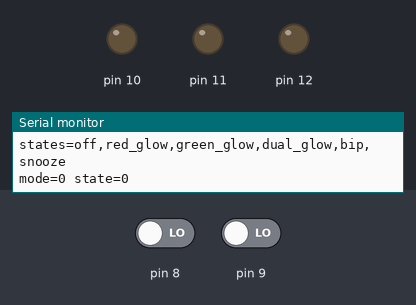
This sketch was run on a simulated Arduino Uno, built with avr-gcc and run on an emulated ATmega328P. Parts: output pins drawn as LEDs (lit = HIGH), the last lines printed to the serial monitor. Dashed ring = blinking. The inputs (shaded band) are chosen by the test bench; at power-on: pin 8 LOW, pin 9 LOW.

Above: at 1.2 s.
1.3 s: pin 8 driven HIGH
At 1.4 s:
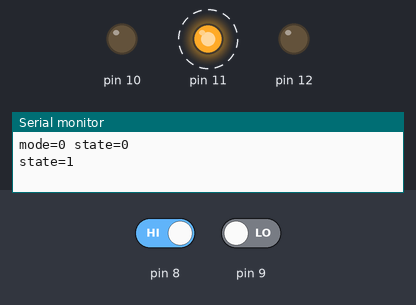
4.3 s: pin 9 driven HIGH
At 5.2 s:
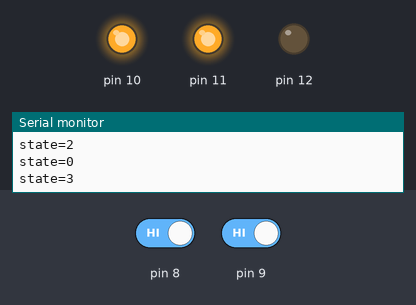
5.8 s: pin 8 driven LOW and pin 9 driven LOW
At 6.9 s:
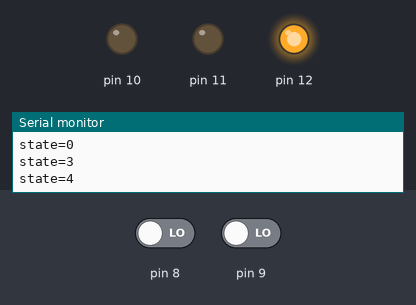
Timing chart, 0 to 9.3 s (numbered marks = the images above; inputs shaded):
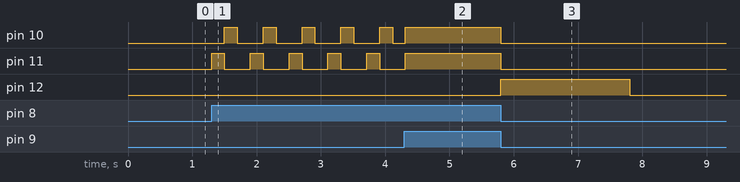

Measured:
- after the input at 1.3 s, pin 10: alternates HIGH for 0.20 s and LOW for 0.40 s, starting after 0.20 s; pin 11: alternates HIGH for 0.20 s and LOW for 0.40 s, starting at once
- after the input at 4.3 s, pin 11: goes on until 4.3 s, then stays HIGH
- after the input at 5.8 s, pin 10, pin 11: HIGH → LOW at once; pin 12: LOW → HIGH at once, → LOW 2.0 s later

The sketch:

ScenarioComplexe.ino
```cpp
// Code generated by ArduinoML
// Structural concepts
void setup() {
	pinMode(12, OUTPUT);
	pinMode(11, OUTPUT);
	pinMode(10, OUTPUT);
	pinMode(8, INPUT);
	pinMode(9, INPUT);
	Serial.begin(38400);
	Serial.println("name=ScenarioComplexe");
	Serial.println("modes=ScenarioComplexe");
	Serial.println("states=off,red_glow,green_glow,dual_glow,bip,snooze");
}

//Monitoring values
String state_value = "";
String mode_value = "";

//Behavioral concepts
long time=0;
long debounce = 200;
long analog=0;

void mode_ScenarioComplexe() {
	//initial state
	mode_value = "0";
	state_value = "0";
	Serial.println("mode=" + mode_value + " " + "state=" + state_value);
	state_off();
}

void state_off() {
	digitalWrite(12, LOW);
	digitalWrite(11, LOW);
	digitalWrite(10, LOW);
	boolean guard = millis() - time > debounce;
	out_ScenarioComplexe();

	if( digitalRead(8) == HIGH && digitalRead(9) == HIGH && guard ) {
		state_value = "3";
		out();
		time = millis();
		state_dual_glow();
	}
	if( digitalRead(8) == HIGH && guard ) {
		state_value = "1";
		out();
		time = millis();
		state_red_glow();
	}
	if( digitalRead(9) == HIGH && guard ) {
		state_value = "5";
		out();
		time = millis();
		state_snooze();
	}
	else {
		state_off();
	}
}

void state_red_glow() {
	digitalWrite(11, HIGH);
	boolean guard = millis() - time > debounce;
	out_ScenarioComplexe();

	if( digitalRead(8) == HIGH && digitalRead(9) == HIGH && guard ) {
		state_value = "3";
		out();
		time = millis();
		state_dual_glow();
	}
	if( digitalRead(8) == HIGH && guard ) {
		state_value = "2";
		out();
		time = millis();
		state_green_glow();
	}
	else {
		state_red_glow();
	}
}

void state_green_glow() {
	digitalWrite(11, LOW);
	digitalWrite(10, HIGH);
	boolean guard = millis() - time > debounce;
	out_ScenarioComplexe();

	if( digitalRead(8) == HIGH && digitalRead(9) == HIGH && guard ) {
		state_value = "3";
		out();
		time = millis();
		state_dual_glow();
	}
	if( digitalRead(8) == HIGH && guard ) {
		state_value = "0";
		out();
		time = millis();
		state_off();
	}
	else {
		state_green_glow();
	}
}

void state_dual_glow() {
	digitalWrite(11, HIGH);
	digitalWrite(10, HIGH);
	boolean guard = millis() - time > debounce;
	out_ScenarioComplexe();

	if( digitalRead(8) == LOW && digitalRead(9) == LOW && guard ) {
		state_value = "4";
		out();
		time = millis();
		state_bip();
	}
	else {
		state_dual_glow();
	}
}

void state_bip() {
	digitalWrite(12, HIGH);
	digitalWrite(11, LOW);
	digitalWrite(10, LOW);
	boolean guard = millis() - time > debounce;
	out_ScenarioComplexe();

	delay(2000);
	state_value = "0";
	out();
	state_off();
}

void state_snooze() {
	digitalWrite(12, HIGH);
	boolean guard = millis() - time > debounce;
	out_ScenarioComplexe();

	if( digitalRead(8) == HIGH && digitalRead(9) == HIGH && guard ) {
		state_value = "3";
		out();
		time = millis();
		state_dual_glow();
	}
	if( digitalRead(9) == LOW && guard ) {
		state_value = "0";
		out();
		time = millis();
		state_off();
	}
	else {
		state_snooze();
	}
}

void out() {Serial.println("state=" + state_value);}

void out_ScenarioComplexe() {
	boolean time_analog = millis() - analog > debounce;
	if (time_analog) {
		Serial.println();
		analog = millis();
	}
}

void loop() {mode_ScenarioComplexe();} // Entering init mode
```
